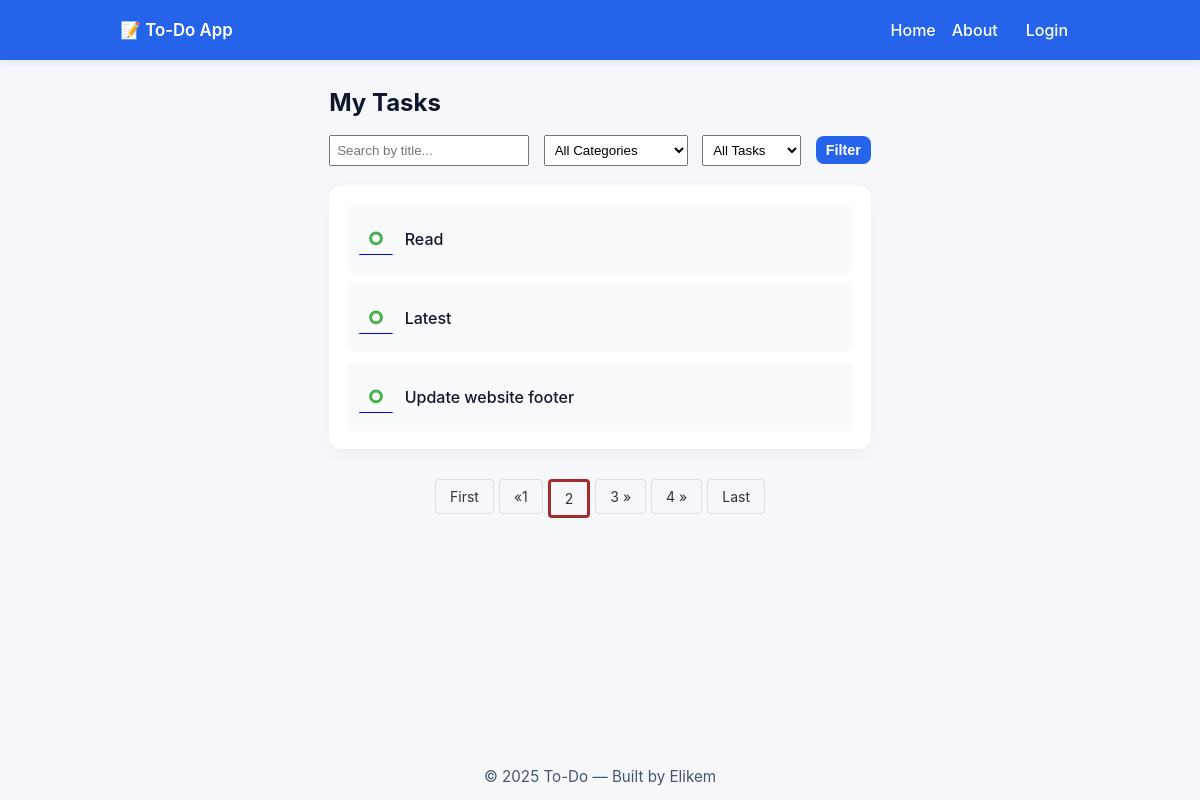
The app's page /?page=2&search=&category=&status= with its own data.
### main_blog/models.py (models this page shows, shortened)
class Todo(models.Model):
    user = models.ForeignKey(User,on_delete=models.CASCADE,related_name="tasks")
    title = models.CharField(max_length=100)
    description = models.CharField(max_length=300)
    completed = models.BooleanField(default=False)
    created_at = models.DateTimeField(auto_now_add= True)
    updated_at = models.DateTimeField(auto_now=True)
    category = models.ForeignKey(Category,on_delete=models.CASCADE,related_name="tasks")

### main_blog/views.py (the view)
# urls.py: path("",views.index,name= "index"),
def index(request):
    if request.user.is_authenticated:
        tasks = Todo.objects.filter(user = request.user).order_by("-created_at")
        print("authenticated run")
    else:
        print("unauthenticated run")
        tasks = Todo.objects.filter().order_by("-created_at")
    categories = Category.objects.all()
    if request.method == "GET":
        search_term = request.GET.get("search")
        category_id = request.GET.get("category")
        status = request.GET.get("status")
        if search_term:
            tasks = tasks.filter(
                Q(title__icontains = search_term.lower()) |
                Q(description__icontains = search_term)
            )
        if category_id:
            tasks = tasks.filter(category_id = category_id)
        if status:
            tasks = tasks.filter(completed = False ) if status.lower() == "pending" \
                else tasks.filter(completed = True )
    p = Paginator(tasks,3)
    page = request.GET.get("page")
    tasks = p.get_page(page)
    print(tasks.paginator.num_pages)
    context = {
        "tasks":tasks,
        "categories":categories,
        "page":page
    }
    return render(request,"index.html",context)

### main_blog/templates/index.html (shortened to what this page needs)
{% extends 'base.html' %}
{% load static %}
{% block body %}
  <main class="main-content">
    <h1 class="page-title">My Tasks</h1>
    <form method="GET" class="filter-form" style="margin-bottom: 20px;">
      <input
        type="text"
        name="search"
        placeholder="Search by title..."
        value="{{ request.GET.search|default:'' }}"
        style="padding: 6px; width: 200px; margin-right: 10px;"
      >
      <select name="category" style="padding: 6px; margin-right: 10px;">
        <option value="">All Categories</option>
      </select>
      <select name="status" style="padding: 6px; margin-right: 10px;">
        <option value="">All Tasks</option>
      </select>
      <button type="submit" class="btn primary small">Filter</button>
    </form>
    <section class="task-container">
      <ul class="task-list">
        {% for task in tasks %}
          {% if task.completed %}
            <li class="task completed">
              <div class="task-left">
                <a href="{% url 'check_uncheck' task.id %}">
                  <span id="checked_btn" style="color:red; font-size:20px; font-weight:bold;">&#8861;</span>
                </a>
                <span style="text-decoration:line-through;" class="task-title">{{ task.title }}</span>
              </div>
              {% if user.is_authenticated %}
              <div class="actions">
                <a class="btn small" href="{% url 'view_task' task.id %}">View</a>
                <a class="btn small" href="{% url 'edit_task' task.id %}">Edit</a>
                <button class="btn small ghost">Delete</button>
              </div>
              {% endif %}
            </li>
          {% else %}
            <li class="task">
              <div class="task-left">
                <a href="{% url 'check_uncheck' task.id %}">
                  <span id="checked_btn" style="color:#4CAF50; font-size:40px;">&#9900;</span>
                </a>
                <span class="task-title">{{ task.title }}</span>
              </div>
            </li>
          {% endif %}
        {% empty %}
          <p>No tasks found.</p>
        {% endfor %}
      </ul>
    </section>
    <nav aria-label="Page navigation">
          <ul class="pagination">
            {% if tasks.has_previous %}
              <li><a href="?page=1&search={{ request.GET.search }}&category={{ request.GET.category }}&status={{ request.GET.status }}">First</a></li>
              <li><a href="?page={{ tasks.previous_page_number }}&search={{ request.GET.search }}&category={{ request.GET.category }}&status={{ request.GET.status }}">
                &laquo;{{ tasks.previous_page_number }}
              </a></li>
            {% endif %}
            <li><a style= 'border:3px solid brown;' href="?page={{tasks.number}}&search={{ request.GET.search }}&category={{ request.GET.category }}&status={{ request.GET.status }}">
              {{tasks.number}}
            </a></li>
            {% if tasks.has_next %}
              <li><a href="?page={{ tasks.next_page_number }}&search={{ request.GET.search }}&category={{ request.GET.category }}&status={{ request.GET.status }}">
                {{ tasks.next_page_number }} &raquo;
              </a></li>
              {% if  tasks.paginator.num_pages|add:-2  > tasks.number %}
                <li><a href="?page={{ tasks.next_page_number|add:1 }}&search={{ request.GET.search }}&category={{ request.GET.category }}&status={{ request.GET.status }}">
                  {{ tasks.next_page_number|add:1 }} &raquo;
                </a></li>
              {% endif %}
              <li><a href="?page={{tasks.paginator.num_pages}}&search={{ request.GET.search }}&category={{ request.GET.category }}&status={{ request.GET.status }}">
                 Last
                </a></li>
            {% endif %}
          </ul>
    </nav>
  </main>
{% endblock body %}

### main_blog/static/main_blog/style.css (style rules this page uses)
* { box-sizing: border-box; margin: 0; padding: 0; }
html,body { height: 100%; }
body { font-family: Inter, system-ui, -apple-system, "Segoe UI", Roboto, "Helvetica Neue", Arial; background: #f5f7fb; color: #222; display: flex; flex-direction: column; min-height: 100vh; -webkit-font-smoothing: antialiased; -moz-osx-font-smoothing: grayscale; }
.pagination { display: flex; justify-content: center; list-style: none; padding: 0; margin: 30px 0; gap: 5px; }
.pagination li { display: inline-block; }
.pagination a, .pagination span { display: block; padding: 8px 14px; text-decoration: none; color: #333; border: 1px solid #ddd; border-radius: 4px; font-size: 14px; transition: background 0.2s, color 0.2s; }
.main-content { max-width: 960px; margin: 28px auto; padding: 0 18px; flex: 1; }
.page-title { margin-bottom: 18px; font-size: 1.5rem; color: #0f172a; }
.task-container, .form-card, .detail-card, .info-card { background: #fff; border-radius: 12px; padding: 18px; box-shadow: 0 6px 18px rgba(15,23,42,0.04); }
.task-list { list-style: none; display: flex; flex-direction: column; gap: 10px; }
.task { display: flex; align-items: center; justify-content: space-between; padding: 10px 12px; border-radius: 8px; background: #f8fafc; }
.task-left { display: flex; align-items: center; gap: 12px; }
.task-title { font-weight: 500; color: #0f172a; }
.btn { display: inline-block; padding: 8px 12px; border-radius: 8px; font-weight: 600; text-decoration: none; border: none; cursor: pointer; background: transparent; }
.btn.small { padding: 6px 10px; font-size: 0.9rem; }
.btn.primary { background: #2563eb; color: #fff; }

### records on screen
Todo: title "Read"
Todo: title "Latest"
Todo: title "Update website footer"

### other values on screen
{{ tasks.previous_page_number }} "1"
{{ tasks.number }} "2"
{{ tasks.next_page_number }} "3"
{{ tasks.next_page_number|add:1 }} "4"
